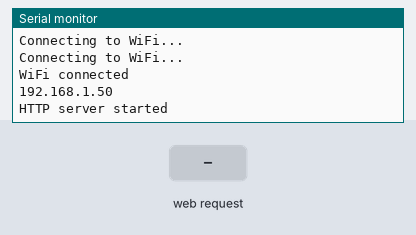
The sketch below on a simulated ESP8266 (NodeMCU). Shown: the last lines printed to the serial monitor. The test bench sets the inputs (shaded band). WiFi joins after 1.5 s; servers stay silent unless stated.

Above: at 3.2 s.
3.3 s: HTTP request GET /setServo received
At 4.5 s:
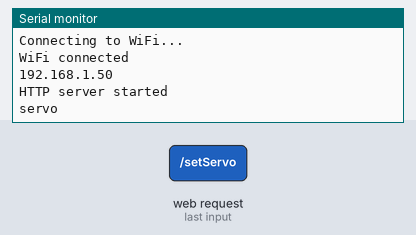
4.8 s: HTTP request GET /setServo?value=1 received
At 5.9 s:
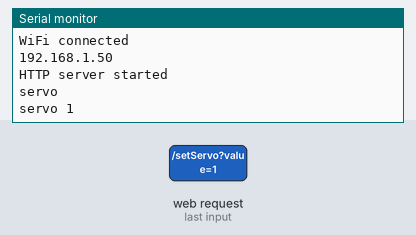

Measured:
- after the input at 3.3 s, the serial monitor: prints a new line at once (image 1)
- after the input at 4.8 s, the serial monitor: prints a new line at once (image 2)

The sketch:

ESP8266.ino
```cpp
#include <ESP8266WiFi.h>
#include <ESP8266WebServer.h>
#include <DHT.h>

const char *ssid = "oad";
const char *password = "00001111";

ESP8266WebServer server(80);

#define DHT_PIN 2 // GPIO pin mà cảm biến DHT11 được kết nối đến (ví dụ: D4)
#define DHT_TYPE DHT11 // Loại cảm biến (DHT11 hoặc DHT22)

DHT dht(DHT_PIN, DHT_TYPE);

void setup() {
  Serial.begin(115200);

  // Kết nối đến WiFi
  WiFi.begin(ssid, password);
  while (WiFi.status() != WL_CONNECTED) {
    delay(1000);
    Serial.println("Connecting to WiFi...");
  }

  Serial.println("WiFi connected");
  Serial.println(WiFi.localIP());

  dht.begin();

  server.on("/", HTTP_GET, handleRoot);
  server.on("/sensorValue", HTTP_GET, handleReadSensor);
  server.on("/setServo", HTTP_GET, handleSetServo);

  server.begin();
  Serial.println("HTTP server started");
}

void loop() {
  server.handleClient();
}

void handleRoot() {
  float temperature = dht.readTemperature();
  float humidity = dht.readHumidity();

  String html = "<html><head><script>function updateValue() { var xhttp = new XMLHttpRequest(); xhttp.onreadystatechange = function() { if (this.readyState == 4 && this.status == 200) { document.getElementById('sensorValue').innerHTML = this.responseText; } }; xhttp.open('GET', '/sensorValue', true); xhttp.send(); } setInterval(updateValue, 1000);</script></head>";
  html += "<body><h1>DHT11 Sensor Values</h1>";
  html += "<p>Temperature, Humidity: <span id='sensorValue'>" + String(temperature) + "°C, " + String(humidity) + "%</span></p>"; // Hiển thị giá trị nhiệt độ lên trang web
  html += "<p>Enter servo angle: <input type='text' id='servoValue'></p>";                     // Thêm ô input cho góc của servo
  html += "<button onclick='sendServoValue()'>Move Servo</button>";                             // Thêm nút gửi giá trị cho servo
  html += "</body><script>function sendServoValue() { var servoValue = document.getElementById('servoValue').value; var xhttp = new XMLHttpRequest(); xhttp.open('GET', '/setServo?value=' + servoValue, true); xhttp.send(); }</script></html>";
  server.send(200, "text/html", html);
}

void handleReadSensor() {
  float temperature = dht.readTemperature();
  float humidity = dht.readHumidity();

  String sensorValues = String(temperature) + "°C, " + String(humidity) + "% ";
  server.send(200, "text/plain", sensorValues); // Gửi giá trị về cho JavaScript cập nhật trang web
}

void handleSetServo() {
  String servoValue = server.arg("value");
  // Gửi lệnh điều khiển servo đến Arduino thông qua Serial
  Serial.println("servo " + servoValue);
  server.send(200, "text/plain", "Moved servo to angle: " + servoValue);
}
```
